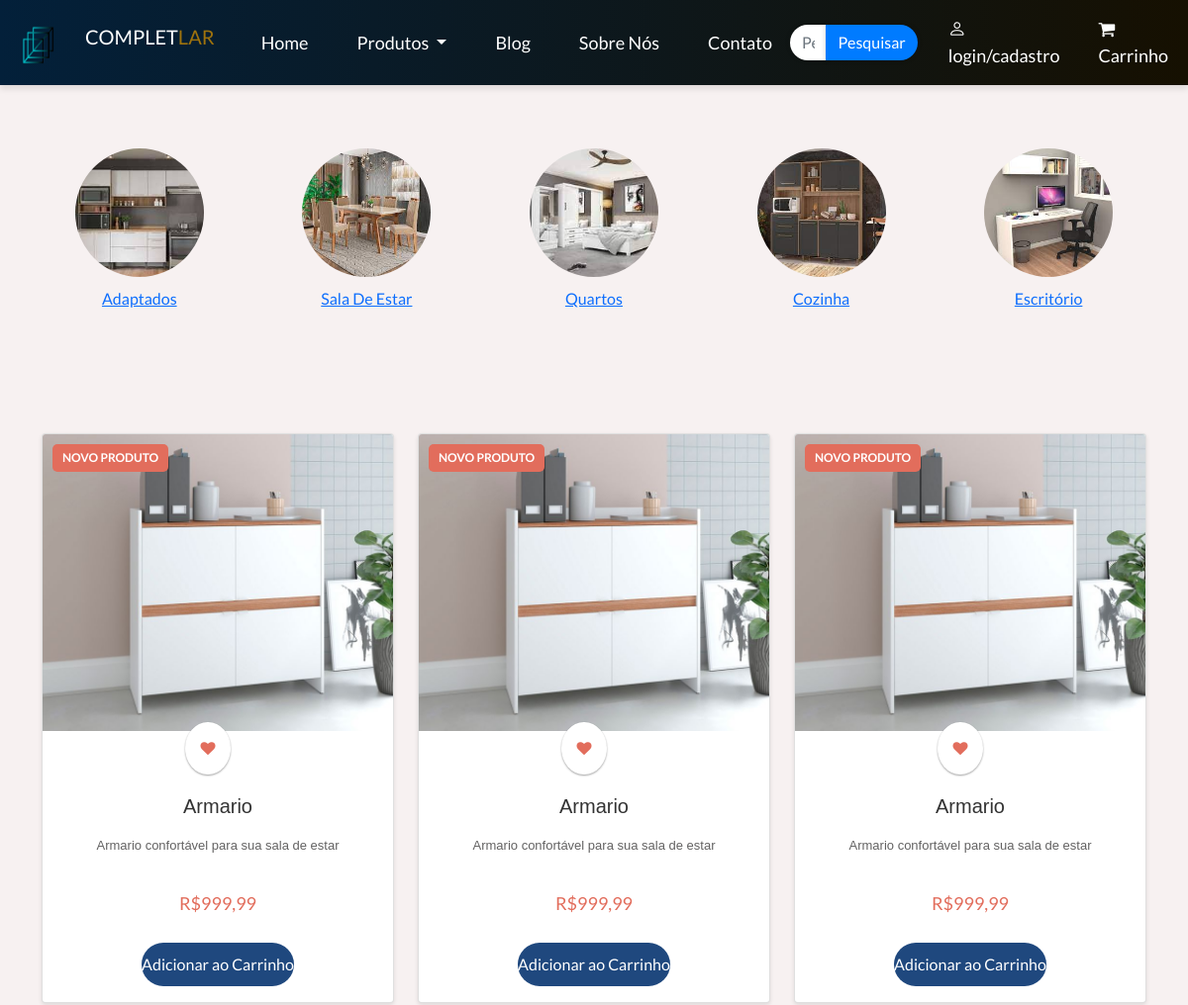
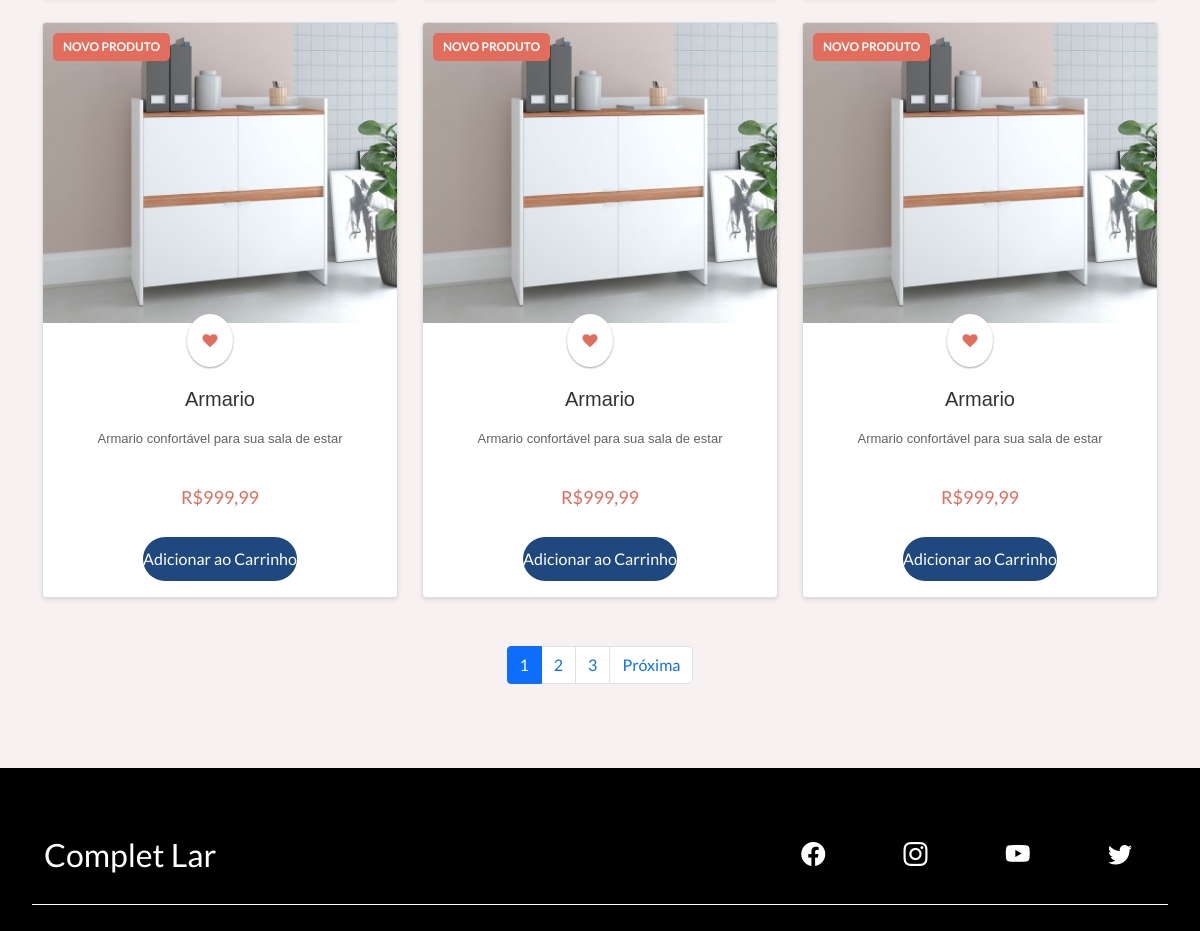
Page /produtos.php (upper part) on the earlier database version (2 pictures, top to bottom).
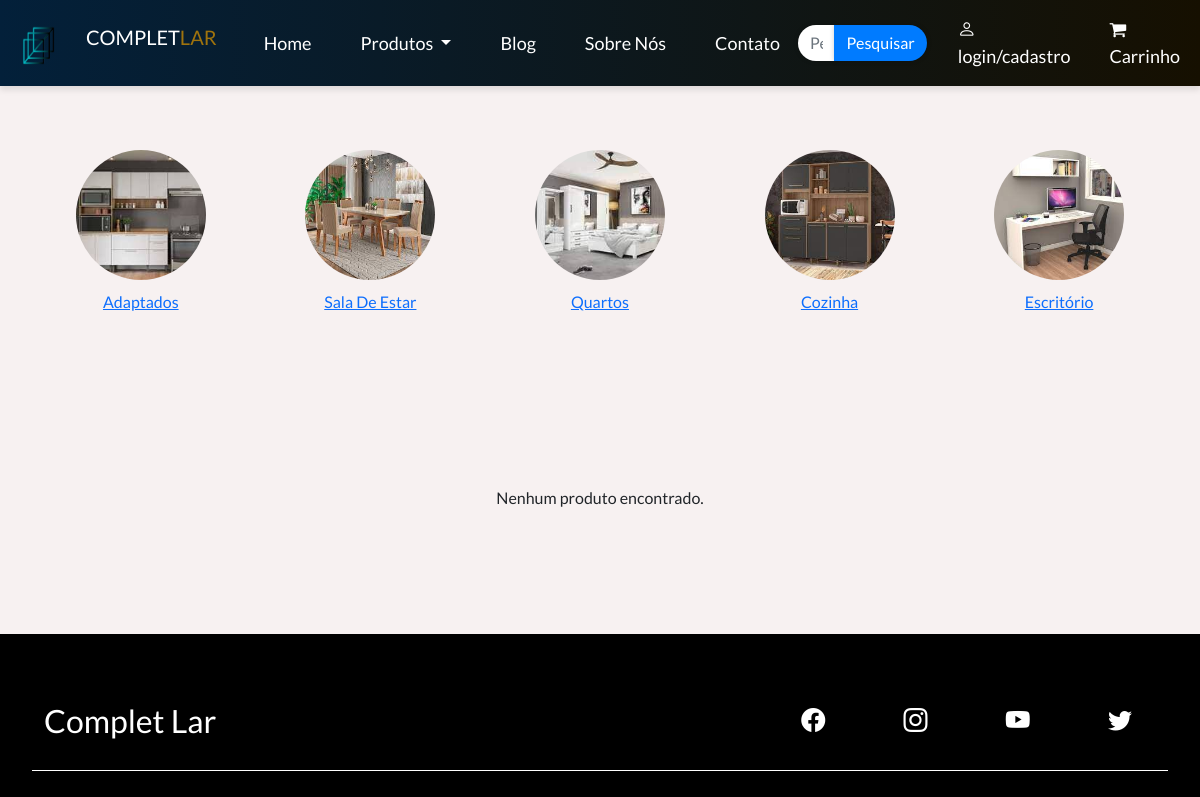
Same page on the later database version.
### tables this page shows
CREATE TABLE `produtos` (
  `IdProduto` int(11) NOT NULL,
  `nome` varchar(255) NOT NULL,
  `caminho_imagem` varchar(255) NOT NULL,
  `descricao_imagem` varchar(70) NOT NULL,
  `preco` varchar(70) NOT NULL
);

### produtos.php (the view, shortened to what the changed rows need)
<!DOCTYPE html>
<html lang="pt-br">
<head>
    <link href="https://cdn.jsdelivr.net/npm/bootstrap@5.0.2/dist/css/bootstrap.min.css" rel="stylesheet" />
    <link rel="stylesheet" href="https://cdn.jsdelivr.net/npm/bootstrap-icons@1.5.0/font/bootstrap-icons.css" />
    <link rel="stylesheet"  type="text/css"  href="assets/CSS/mainProduto.css"/>
    <link rel="stylesheet"  type="text/css"  href="assets/CSS/categoria.css" />
</head>
<body>
    <link rel="stylesheet" href="https://cdnjs.cloudflare.com/ajax/libs/font-awesome/4.7.0/css/font-awesome.min.css">
    <?php include 'includes/header.php'; ?>
<br><br>
<br>
<div class="container mt-5">
    <div class="row">
        <?php
        $conn = new Conectar();
        $itensPorPagina = 6;
        $paginaAtual = isset($_GET['pagina']) ? (int)$_GET['pagina'] : 1;
        $totalProdutos = $conn->query("SELECT COUNT(*) as total FROM produtos")->fetch()['total'];
        $totalPaginas = ceil($totalProdutos / $itensPorPagina);
        $offset = ($paginaAtual - 1) * $itensPorPagina;
        $sql = "SELECT * FROM produtos LIMIT $itensPorPagina OFFSET $offset";
        $stmt = $conn->prepare($sql);
        $stmt->execute();
        $result = $stmt->fetchAll(PDO::FETCH_ASSOC);
        if ($result) {
            foreach ($result as $row) {
                ?>
                <div class="col-md-4 col-sm-6 mb-4">
                    <div class="card">
                        <div class="card-img-container" style="height: 300px; overflow: hidden;">
                            <img src="<?php echo $row['caminho_imagem']; ?>" class="card-img-top img-fluid" style="object-fit: cover; height: 100%; width: 100%;" alt="<?php echo $row['nome']; ?>">
                        </div>
                        <div class="card-body d-flex flex-column align-items-center" style="min-height: 200px;">
                        <?php
                            $is_new = true;
                            if ($is_new) {
                                echo '<span class="new-label">Novo Produto</span>';
                            }
                            ?>
                            <a class="card-action mb-auto" href="#"><i class="fa fa-heart"></i></a>
                            <h5 class="card-title"><?php echo $row['nome']; ?></h5>
                            <p class="card-text" style="display: -webkit-box; -webkit-line-clamp: 3; -webkit-box-orient: vertical; overflow: hidden; text-overflow: ellipsis;">
                                <?php echo $row['descricao_imagem']; ?>
                            </p>
                            <p class="card-price">R$<?php echo number_format($row['preco'], 2, ',', '.'); ?></p>
                            <form method="post" action="adiciona_ao_carrinho.php">
                                <button class="card-button" type="submit" name="add_to_cart">Adicionar ao Carrinho</button>
                            </form>
                        </div>
                    </div>
                </div>
                <?php
            }
        } else {
            echo '<p class="text-center mt-5">Nenhum produto encontrado.</p>';
        }
        ?>
    </div>
    <nav aria-label="Page navigation">
        <ul class="pagination justify-content-center mt-4">
            <?php
            for ($i = 1; $i <= $totalPaginas; $i++) {
                echo '<li class="page-item ' . ($paginaAtual === $i ? 'active' : '') . '"><a class="page-link" href="?pagina=' . $i . '">' . $i . '</a></li>';
            }
            if ($paginaAtual < $totalPaginas) {
                echo '<li class="page-item"><a class="page-link" href="?pagina=' . ($paginaAtual + 1) . '">Próxima</a></li>';
            }
            ?>
        </ul>
    </nav>
</div>
    <br><br>
    <?php include 'includes/footer.php'; ?>
</body>
</html>

Differences in the rows shown:
removed produtos: caminho_imagem+nome (picture), nome "Armario", descricao_imagem "Armario confortável para sua sala de estar", preco "999,99"
removed produtos: caminho_imagem+nome (picture), nome "Armario", descricao_imagem "Armario confortável para sua sala de estar", preco "999,99"
removed produtos: caminho_imagem+nome (picture), nome "Armario", descricao_imagem "Armario confortável para sua sala de estar", preco "999,99"
removed produtos: caminho_imagem+nome (picture), nome "Armario", descricao_imagem "Armario confortável para sua sala de estar", preco "999,99"
removed produtos: caminho_imagem+nome (picture), nome "Armario", descricao_imagem "Armario confortável para sua sala de estar", preco "999,99"
removed produtos: caminho_imagem+nome (picture), nome "Armario", descricao_imagem "Armario confortável para sua sala de estar", preco "999,99"
Other differences:
text no longer shown: "Próxima"
text now shown: "Nenhum produto encontrado."
list line gone: "1"
list line gone: "2"
list line gone: "3"
